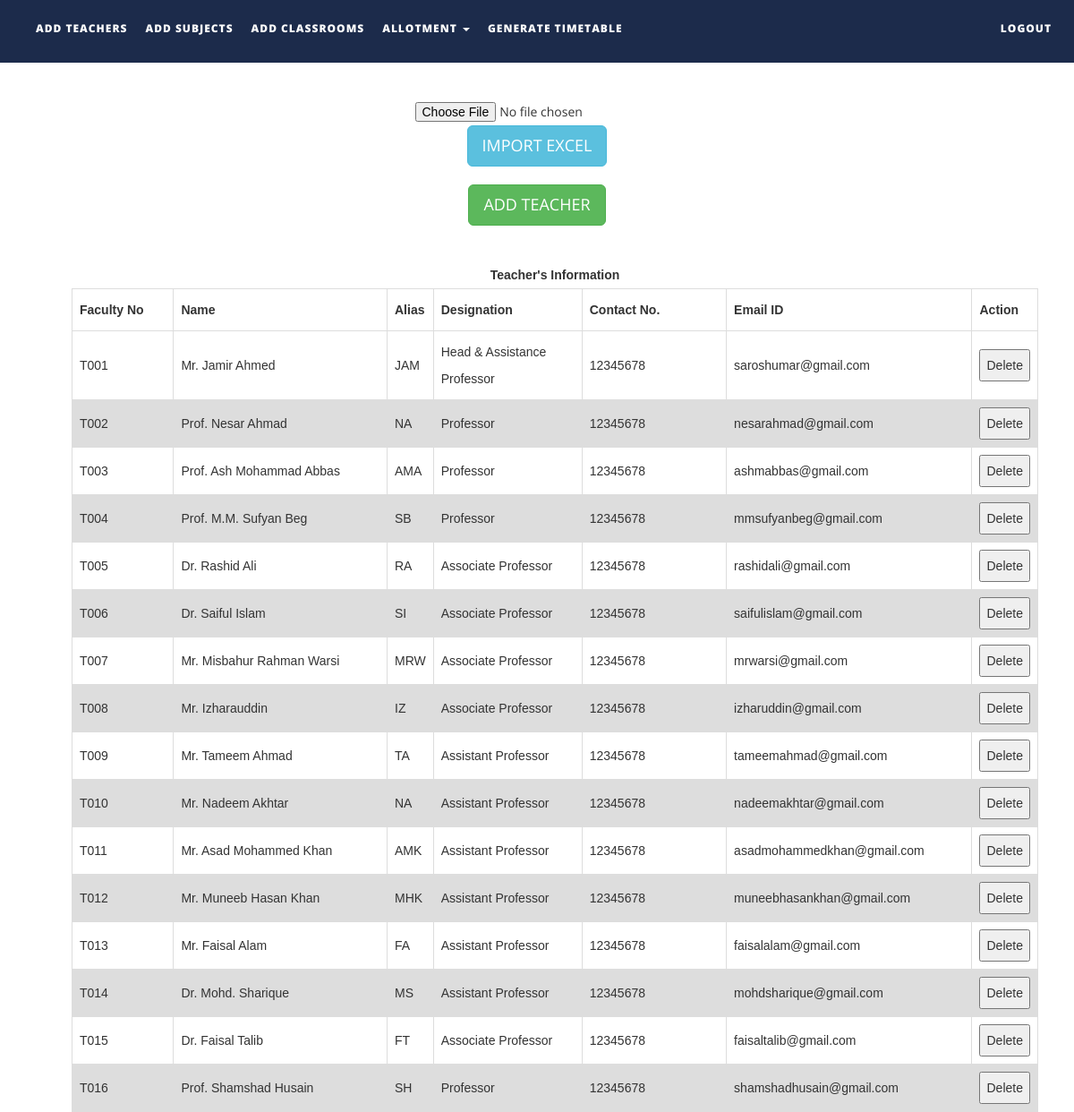
Page /ttms/files/addteachers.php on the committed database.
### tables this page shows
CREATE TABLE `teachers` (
  `faculty_number` varchar(10) NOT NULL,
  `name` text NOT NULL,
  `alias` varchar(10) NOT NULL,
  `designation` varchar(30) NOT NULL,
  `contact_number` varchar(15) NOT NULL,
  `emailid` varchar(50) NOT NULL
);

### ttms/files/addteachers.php (the view, shortened to what this page needs)
<!DOCTYPE html>
<html xmlns="http://www.w3.org/1999/xhtml">
<head>
    <link href="assets/css/bootstrap.css" rel="stylesheet"/>
    <link href="assets/css/font-awesome.min.css" rel="stylesheet"/>
    <link href="assets/css/flexslider.css" rel="stylesheet"/>
    <link href="assets/css/style.css" rel="stylesheet"/>
</head>
<body>
<div class="navbar navbar-inverse navbar-fixed-top " id="menu">
    <div class="container">
        <div class="navbar-collapse collapse move-me">
            <ul class="nav navbar-nav navbar-left">
                <li><a href="addteachers.php">ADD TEACHERS</a></li>
                <li><a href="addsubjects.php">ADD SUBJECTS</a></li>
                <li><a href="addclassrooms.php">ADD CLASSROOMS</a></li>
                <li class="dropdown"><a class="dropdown-toggle" data-toggle="dropdown" aria-expanded="false">ALLOTMENT
                        <span class="caret"></span></a>
                </li>
                <li><a href="generatetimetable.php">GENERATE TIMETABLE</a></li>
            </ul>
            <ul class="nav navbar-nav navbar-right">
                <li><a href="index.php">LOGOUT</a></li>
            </ul>
        </div>
    </div>
</div>
<br>
<div align="center" style="margin-top:80px">
    <form name="import" method="post" enctype="multipart/form-data">
        <input type="file" name="file"/>
     <input type="submit" name="teacherexcel" id="teacherexcel" class="btn btn-info btn-lg" value="IMPORT EXCEL"/>
    </form>
</div>
<div align="center" style="margin-top:20px">
    <button id="teachermanual" class="btn btn-success btn-lg">ADD TEACHER</button>
</div>
<div>
    <br>
    <table id=teacherstable style="margin-left: 80px">
        <caption><strong>Teacher's Information </strong></caption>
        <tr>
            <th width="130">Faculty No</th>
            <th width=290>Name</th>
            <th width=50>Alias</th>
            <th width="190">Designation</th>
            <th width="190">Contact No.</th>
            <th width="290">Email ID</th>
            <th width="40">Action</th>
        </tr>
        <tbody>
        <?php
        $q = mysqli_query(mysqli_connect("localhost", "root", "", "ttms"),
            "SELECT * FROM teachers ORDER BY faculty_number ASC");
        while ($row = mysqli_fetch_assoc($q)) {
            echo "<tr><td>{$row['faculty_number']}</td>
                    <td>{$row['name']}</td>
                    <td>{$row['alias']}</td>
                    <td>{$row['designation']}</td>
                    <td>{$row['contact_number']}</td>
                    <td>{$row['emailid']}</td>
                   <td>
                    <button>Delete</button></td>
                    </tr>\n";
        }
        ?>
        </tbody>
    </table>
</div>
</body>
</html>

### ttms/files/assets/css/style.css (style rules this page uses)
#menu { background-color: rgba(28, 43, 75, 1); color: #fff; font-size: 12px; font-weight: 900; letter-spacing: 1px; min-height: 70px; }
.navbar-inverse { border-color: transparent; }
.navbar-inverse .navbar-nav > li > a, .navbar-inverse .navbar-nav > li > a:hover { color: #FFF; padding: 22px 10px; }

### ttms/files/addteachers.php (style rules this page uses)
table { margin-top: 10px; font-family: arial, sans-serif; border-collapse: collapse; margin-left: 30px; width: 90%; }
td, th { border: 1px solid #dddddd; text-align: left; padding: 8px; }
tr:nth-child(even) { background-color: #dddddd; }

### rows in the picture
teachers: faculty_number "T001", name "Mr. Jamir Ahmed", alias "JAM", designation "Head & Assistance Professor", contact_number "12345678", emailid "saroshumar@gmail.com"
teachers: faculty_number "T002", name "Prof. Nesar Ahmad", alias "NA", designation "Professor", contact_number "12345678", emailid "nesarahmad@gmail.com"
teachers: faculty_number "T003", name "Prof. Ash Mohammad Abbas", alias "AMA", designation "Professor", contact_number "12345678", emailid "ashmabbas@gmail.com"
teachers: faculty_number "T004", name "Prof. M.M. Sufyan Beg", alias "SB", designation "Professor", contact_number "12345678", emailid "mmsufyanbeg@gmail.com"
teachers: faculty_number "T005", name "Dr. Rashid Ali", alias "RA", designation "Associate Professor", contact_number "12345678", emailid "rashidali@gmail.com"
teachers: faculty_number "T006", name "Dr. Saiful Islam", alias "SI", designation "Associate Professor", contact_number "12345678", emailid "saifulislam@gmail.com"
teachers: faculty_number "T007", name "Mr. Misbahur Rahman Warsi", alias "MRW", designation "Associate Professor", contact_number "12345678", emailid "mrwarsi@gmail.com"
teachers: faculty_number "T008", name "Mr. Izharauddin", alias "IZ", designation "Associate Professor", contact_number "12345678", emailid "izharuddin@gmail.com"
teachers: faculty_number "T009", name "Mr. Tameem Ahmad", alias "TA", designation "Assistant Professor", contact_number "12345678", emailid "tameemahmad@gmail.com"
teachers: faculty_number "T010", name "Mr. Nadeem Akhtar", alias "NA", designation "Assistant Professor", contact_number "12345678", emailid "nadeemakhtar@gmail.com"
teachers: faculty_number "T011", name "Mr. Asad Mohammed Khan", alias "AMK", designation "Assistant Professor", contact_number "12345678", emailid "asadmohammedkhan@gmail.com"
teachers: faculty_number "T012", name "Mr. Muneeb Hasan Khan", alias "MHK", designation "Assistant Professor", contact_number "12345678", emailid "muneebhasankhan@gmail.com"
teachers: faculty_number "T013", name "Mr. Faisal Alam", alias "FA", designation "Assistant Professor", contact_number "12345678", emailid "faisalalam@gmail.com"
teachers: faculty_number "T014", name "Dr. Mohd. Sharique", alias "MS", designation "Assistant Professor", contact_number "12345678", emailid "mohdsharique@gmail.com"
teachers: faculty_number "T015", name "Dr. Faisal Talib", alias "FT", designation "Associate Professor", contact_number "12345678", emailid "faisaltalib@gmail.com"
teachers: faculty_number "T016", name "Prof. Shamshad Husain", alias "SH", designation "Professor", contact_number "12345678", emailid "shamshadhusain@gmail.com"
